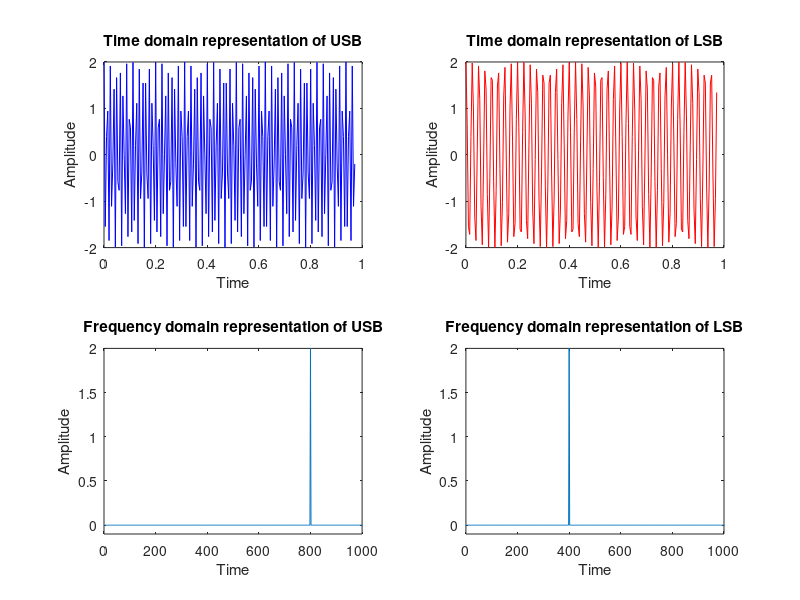
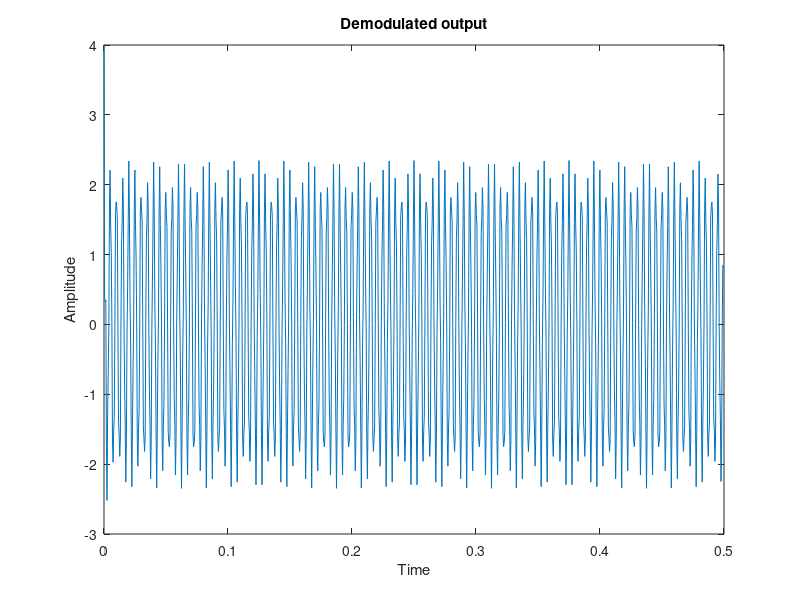
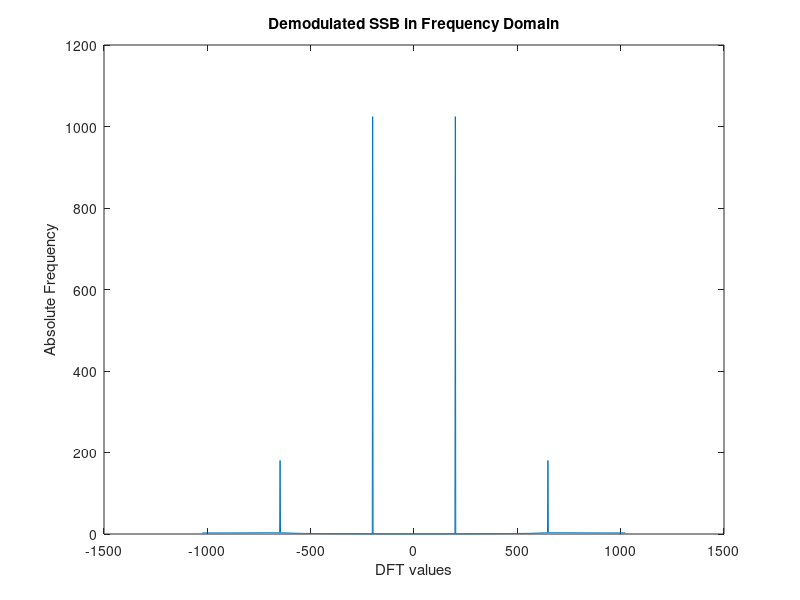

Write the MATLAB code that produced these figures, in order.
N=1024;
fs=2048;
ts=1/fs;
fc=600;
t=(0:N-1)/fs;
fm1=200;
vm1=1;
m=vm1*cos(2*pi*fm1*t);
mh=vm1*cos((2*pi*fm1*t)-pi/2);
usb=m.*2.*cos(2*pi*fc*t)-mh.*2.*sin(2*pi*fc*t);
lsb=m.*2.*cos(2*pi*fc*t)+mh.*2.*sin(2*pi*fc*t);
temp=usb.*cos(2*pi*fc*t);
[num,den]= butter(5,2*fc/fs);
z=filtfilt(num,den,temp)*2;
sbu=2/N*abs(fft(usb));
sb1=2/N*abs(fft(lsb));
freq=fs*(0:N/2)/N;
close all;
figure(1);
subplot(2,2,1);
plot(10*t(1:200),usb(1:200),'b');
xlabel('Time');
ylabel('Amplitude');
title('Time domain representation of USB');
axis([0 1 -2 2 ])
subplot(2,2,2);
plot(10*t(1:200),lsb(1:200),'r');
xlabel('Time');
ylabel('Amplitude');
title('Time domain representation of LSB');
axis([0 1 -2 2 ])
subplot(2,2,3);
plot(freq,sbu(1:N/2+1));
xlabel('Time');
ylabel('Amplitude');
title('Frequency domain representation of USB');
axis([0 1000 -0.1 2])
subplot(2,2,4);
plot(freq,sb1(1:N/2+1));
xlabel('Time');
ylabel('Amplitude');
title('Frequency domain representation of LSB');
axis([0 1000 -0.1 2])
figure(2);
plot(t,z);
xlabel('Time');
ylabel('Amplitude');
title('Demodulated output');
N=length(z);
z=fftshift(fft(z,N));
figure(3);
f=fs*[-N/2:1:N/2-1]/N;
plot(f,abs(z));
xlabel('DFT values');
ylabel('Absolute Frequency');
title('Demodulated SSB in Frequency Domain');

